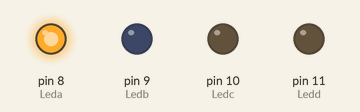
Simulated run of this sketch. Board: Arduino Uno, built with avr-gcc and run on an emulated ATmega328P. Parts: output pins drawn as LEDs (lit = HIGH).

Above: at 0.05 s.
At 0.35 s:
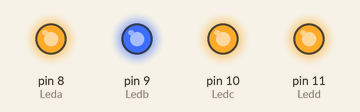
At 0.75 s:
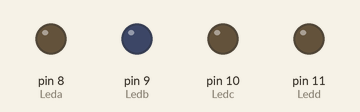
At 1.35 s:
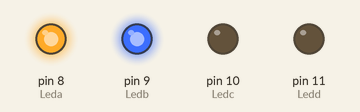
At 2.85 s:
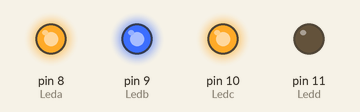
Timing chart, 0 to 3.1 s (numbered marks = the images above):
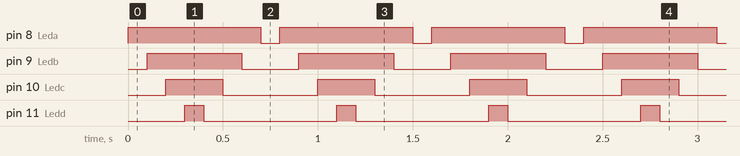

Measured:
- by itself, pin 8 (Leda): alternates HIGH for 0.70 s and LOW for 0.10 s
- by itself, pin 9 (Ledb): alternates HIGH for 0.50 s and LOW for 0.30 s
- by itself, pin 10 (Ledc): alternates HIGH for 0.30 s and LOW for 0.50 s
- by itself, pin 11 (Ledd): alternates HIGH for 0.10 s and LOW for 0.70 s

The sketch:

sketch_may5a.ino
```cpp
int Leda = 8;
int Ledb = 9;
int Ledc = 10;
int Ledd = 11;


void setup() {
  pinMode(Leda, OUTPUT);
  pinMode(Ledb, OUTPUT);
  pinMode(Ledc, OUTPUT);
  pinMode(Ledd, OUTPUT);
}

void delaySame() {
  delay(100);
}
void loop() {
  digitalWrite(Leda, HIGH);
  delaySame();

  digitalWrite(Ledb, HIGH);
  delaySame();

  digitalWrite(Ledc, HIGH);
  delaySame();

  digitalWrite(Ledd, HIGH);
  delaySame();

  digitalWrite(Ledd, LOW);
  delaySame();

  digitalWrite(Ledc, LOW);
  delaySame();

  digitalWrite(Ledb, LOW);
  delaySame();

  digitalWrite(Leda, LOW);
  delaySame();
}
```
